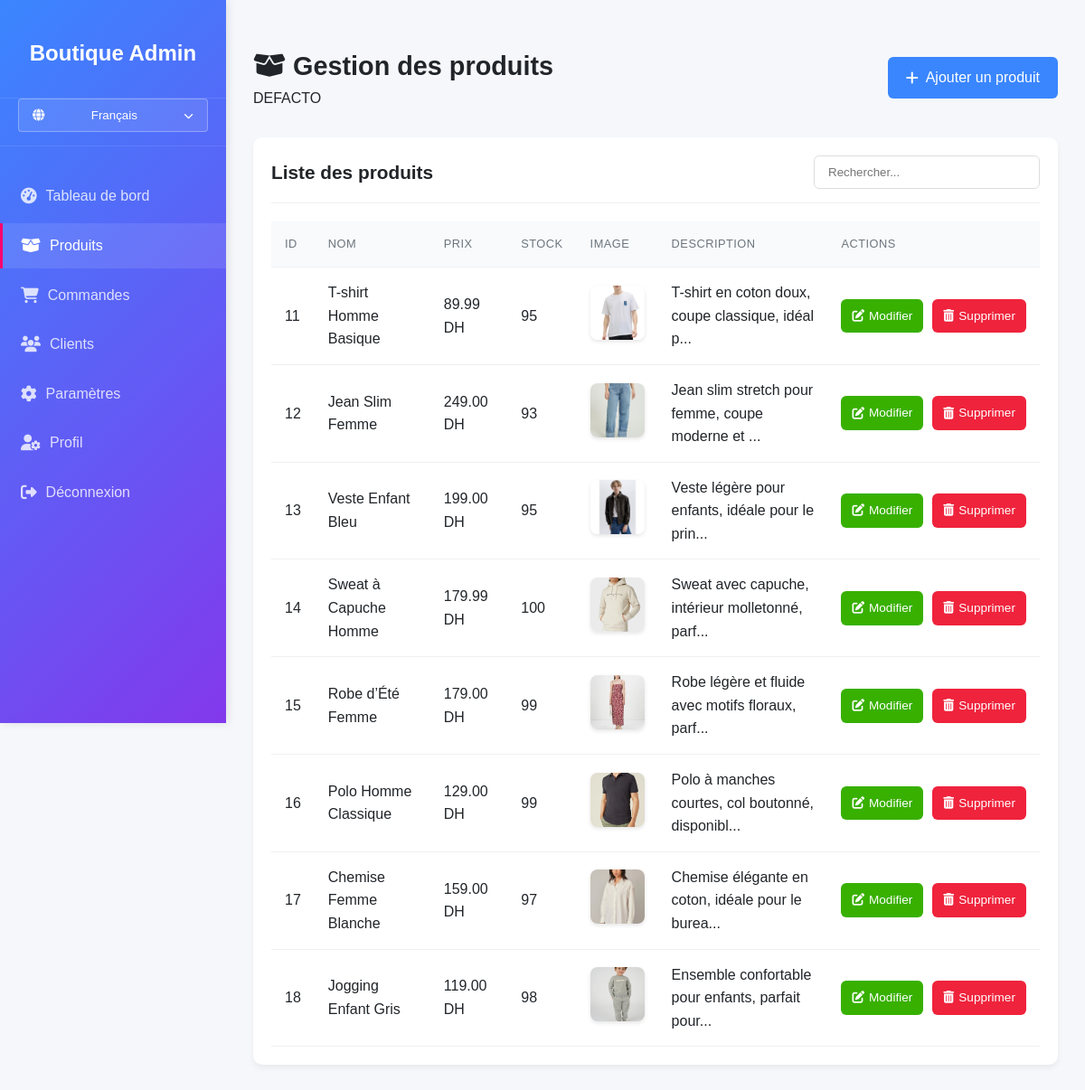
The page /admin_produits.php (signed in) on the database its author committed.
### tables this page shows
CREATE TABLE `boutiques` (
  `id` int(11) NOT NULL,
  `nom` varchar(100) NOT NULL,
  `description` text DEFAULT NULL,
  `logo` varchar(255) DEFAULT NULL,
  `adresse` text DEFAULT NULL,
  `telephone` varchar(20) DEFAULT NULL,
  `email` varchar(100) DEFAULT NULL,
  `created_at` timestamp NOT NULL DEFAULT current_timestamp(),
  `boutique_image` varchar(255) DEFAULT NULL,
  `admin_email` varchar(100) DEFAULT NULL,
  `admin_password` varchar(255) DEFAULT NULL,
  `facebook` varchar(255) DEFAULT NULL,
  `instagram` varchar(255) DEFAULT NULL,
  `twitter` varchar(255) DEFAULT NULL,
  `pinterest` varchar(255) DEFAULT NULL
);

CREATE TABLE `produits` (
  `id` int(11) NOT NULL,
  `nom` varchar(100) DEFAULT NULL,
  `prix` decimal(10,2) DEFAULT NULL,
  `image` varchar(255) DEFAULT NULL,
  `description` text DEFAULT NULL,
  `stock` int(11) DEFAULT NULL,
  `boutique_id` int(11) NOT NULL
);

### admin_produits.php (the view, shortened to what this page needs)
<?php
$boutique_id = $_SESSION['boutique_id'];
$lang = $_SESSION['lang'];
require 'config.php';
$stmt = $conn->prepare("SELECT * FROM produits WHERE boutique_id = ?");
$stmt->execute([$boutique_id]);
$produits = $stmt->fetchAll(PDO::FETCH_ASSOC);
$stmt = $conn->prepare("SELECT * FROM boutiques WHERE id = ?");
$stmt->execute([$boutique_id]);
$boutique = $stmt->fetch();
?>
<!DOCTYPE html>
<html lang="<?= $lang ?>" dir="<?= $lang === 'ar' ? 'rtl' : 'ltr' ?>">
<head>
    <link rel="stylesheet" href="https://cdnjs.cloudflare.com/ajax/libs/font-awesome/6.4.0/css/all.min.css">
</head>
<body>
    <div class="admin-container">
        <div class="sidebar">
            <div class="logo">
                <h2><?= $lang === 'ar' ? 'المتجر الإداري' : 'Boutique Admin' ?></h2>
            </div>
            <div class="language-switcher-sidebar">
                <button class="language-btn-sidebar">
                    <i class="fas fa-globe"></i>
                    <?= $lang === 'ar' ? 'العربية' : 'Français' ?>
                    <i class="fas fa-chevron-down"></i>
                </button>
            </div>
            <nav class="nav-menu">
                <div class="nav-item">
                    <a href="admin.php" class="nav-link">
                        <i class="fas fa-tachometer-alt"></i>
                        <span><?= $lang === 'ar' ? 'لوحة التحكم' : 'Tableau de bord' ?></span>
                    </a>
                </div>
                <div class="nav-item">
                    <a href="admin_produits.php" class="nav-link active">
                        <i class="fas fa-box-open"></i>
                        <span><?= $lang === 'ar' ? 'المنتجات' : 'Produits' ?></span>
                    </a>
                </div>
                <div class="nav-item">
                    <a href="commandes.php" class="nav-link">
                        <i class="fas fa-shopping-cart"></i>
                        <span><?= $lang === 'ar' ? 'الطلبات' : 'Commandes' ?></span>
                    </a>
                </div>
                <div class="nav-item">
                    <a href="clients.php" class="nav-link">
                        <i class="fas fa-users"></i>
                        <span><?= $lang === 'ar' ? 'العملاء' : 'Clients' ?></span>
                    </a>
                </div>
                <div class="nav-item">
    <a href="admin_parameters.php" class="nav-link">
        <i class="fas fa-cog"></i>
        <span><?= $lang === 'ar' ? 'الإعدادات' : 'Paramètres' ?></span>
    </a>
</div>
<div class="nav-item">
                    <a href="admin_profile.php" class="nav-link ">
                        <i class="fas fa-user-cog"></i>
                        <span><?= $lang === 'ar' ? 'الملف الشخصي' : 'Profil' ?></span>
                    </a>
                </div>
                <div class="nav-item">
                    <a href="logout.php" class="nav-link">
                        <i class="fas fa-sign-out-alt"></i>
                        <span><?= $lang === 'ar' ? 'تسجيل الخروج' : 'Déconnexion' ?></span>
                    </a>
                </div>
            </nav>
        </div>
        <div class="main-content">
            <div class="header">
                <div>
                    <h1 class="page-title">
                        <i class="fas fa-box-open"></i> <?= $lang === 'ar' ? 'إدارة المنتجات' : 'Gestion des produits' ?>
                    </h1>
                    <p><?= htmlspecialchars($boutique['nom']) ?></p>
                </div>
                <div class="user-info">
                    <a href="ajouter_produit.php" class="btn btn-primary">
                        <i class="fas fa-plus"></i> <?= $lang === 'ar' ? 'إضافة منتج' : 'Ajouter un produit' ?>
                    </a>
                </div>
            </div>
            <div class="card">
                <div class="card-header">
                    <h2 class="card-title"><?= $lang === 'ar' ? 'قائمة المنتجات' : 'Liste des produits' ?></h2>
                    <div class="actions">
                        <input type="text" class="search-input" placeholder="<?= $lang === 'ar' ? 'بحث...' : 'Rechercher...' ?>">
                    </div>
                </div>
                <div class="table-responsive">
                    <table>
                        <thead>
                            <tr>
                                <th><?= $lang === 'ar' ? 'المعرف' : 'ID' ?></th>
                                <th><?= $lang === 'ar' ? 'الاسم' : 'Nom' ?></th>
                                <th><?= $lang === 'ar' ? 'السعر' : 'Prix' ?></th>
                                <th><?= $lang === 'ar' ? 'الكمية المتاحة' : 'Stock' ?></th>
                                <th><?= $lang === 'ar' ? 'الصورة' : 'Image' ?></th>
                                <th><?= $lang === 'ar' ? 'الوصف' : 'Description' ?></th>
                                <th><?= $lang === 'ar' ? 'الإجراءات' : 'Actions' ?></th>
                            </tr>
                        </thead>
                        <tbody>
                            <?php if (empty($produits)): ?>
                            <tr>
                                <td colspan="7" style="text-align: center;"><?= $lang === 'ar' ? 'لا توجد منتجات متاحة' : 'Aucun produit disponible' ?></td>
                            </tr>
                            <?php else: ?>
                            <?php foreach ($produits as $p): ?>
                            <tr>
                                <td><?= $p['id'] ?></td>
                                <td><?= htmlspecialchars($p['nom']) ?></td>
                                <td><?= number_format($p['prix'], 2) ?> DH</td>
                                <td><?= number_format($p['stock']) ?></td>
                                <td>
                                    <?php if (!empty($p['image'])): ?>
                                    <img src="<?= htmlspecialchars($p['image']) ?>" alt="<?= htmlspecialchars($p['nom']) ?>" class="product-image">
                                    <?php else: ?>
                                    <span><?= $lang === 'ar' ? 'لا توجد صورة' : 'Pas d\'image' ?></span>
                                    <?php endif; ?>
                                </td>
                                <td><?= htmlspecialchars(mb_strimwidth($p['description'], 0, 50, '...')) ?></td>
                                <td>
                                    <div class="actions">
                                        <a href="modifier_produit.php?id=<?= $p['id'] ?>" class="action-btn edit-btn">
                                            <i class="fas fa-edit"></i> <?= $lang === 'ar' ? 'تعديل' : 'Modifier' ?>
                                        </a>
                                        <a href="supprimer_produit.php?id=<?= $p['id'] ?>" class="action-btn delete-btn" onclick="return confirm('<?= $lang === 'ar' ? 'هل أنت متأكد من الحذف؟' : 'Êtes-vous sûr de vouloir supprimer ?' ?>')">
                                            <i class="fas fa-trash-alt"></i> <?= $lang === 'ar' ? 'حذف' : 'Supprimer' ?>
                                        </a>
                                    </div>
                                </td>
                            </tr>
                            <?php endforeach; ?>
                            <?php endif; ?>
                        </tbody>
                    </table>
                </div>
            </div>
        </div>
    </div>
</body>
</html>

### admin_produits.php (style rules this page uses)
:root { --primary: #3a86ff; --secondary: #8338ec; --accent: #ff006e; --light: #f8f9fa; --dark: #212529; --success: #38b000; --warning: #ffbe0b; --danger: #ef233c; --gray: #6c757d; --bg: #f5f7fa; }
* { margin: 0; padding: 0; box-sizing: border-box; }
body { font-family: 'Poppins', sans-serif; background: var(--bg); color: var(--dark); line-height: 1.6; }
.admin-container { display: flex; min-height: 100vh; }
.sidebar { width: 250px; background: linear-gradient(135deg, var(--primary), var(--secondary)); color: white; padding: 20px 0; box-shadow: 2px 0 10px rgba(0,0,0,0.1); position: fixed; height: 100vh; overflow-y: auto; z-index: 1000; transition: transform 0.3s ease; left: 0; transform: translateX(-100%); }
.logo { text-align: center; padding: 20px 0 30px; border-bottom: 1px solid rgba(255,255,255,0.1); }
.logo h2 { font-size: 1.5rem; font-weight: 600; }
.nav-menu { margin-top: 30px; }
.nav-item { margin-bottom: 5px; }
.nav-link { display: flex; align-items: center; padding: 12px 20px; color: rgba(255,255,255,0.8); text-decoration: none; transition: all 0.3s; border-left: 3px solid transparent; }
.nav-link:hover, .nav-link.active { background: rgba(255,255,255,0.1); color: white; border-left: 3px solid var(--accent); }
.nav-link i { margin-right: 10px; font-size: 1.1rem; }
.main-content { flex: 1; padding: 30px; margin-left: 250px; width: calc(100% - 250px); transition: margin-left 0.3s; }
.header { display: flex; justify-content: space-between; align-items: center; margin-bottom: 30px; margin-top: 20px; }
.page-title { font-size: 1.8rem; color: var(--dark); font-weight: 600; }
.user-info { display: flex; align-items: center; gap: 15px; }
.card { background: white; border-radius: 10px; box-shadow: 0 4px 6px rgba(0,0,0,0.05); padding: 20px; margin-bottom: 30px; }
.card-header { display: flex; justify-content: space-between; align-items: center; margin-bottom: 20px; padding-bottom: 15px; border-bottom: 1px solid #eee; }
.card-title { font-size: 1.3rem; font-weight: 600; }
.table-responsive { overflow-x: auto; }
table { width: 100%; border-collapse: collapse; }
th, td { padding: 15px; text-align: left; border-bottom: 1px solid #f0f0f0; }
th { background-color: #f8fafc; color: var(--gray); font-weight: 500; text-transform: uppercase; font-size: 0.8rem; letter-spacing: 0.5px; }
.product-image { width: 60px; height: 60px; object-fit: cover; border-radius: 8px; box-shadow: 0 2px 4px rgba(0,0,0,0.1); }
.btn { display: inline-flex; align-items: center; gap: 8px; padding: 10px 20px; border-radius: 6px; text-decoration: none; font-weight: 500; transition: all 0.3s; border: none; cursor: pointer; }
.btn-primary { background: var(--primary); color: white; }
.actions { display: flex; gap: 10px; }
.action-btn { display: inline-flex; align-items: center; gap: 5px; padding: 8px 12px; border-radius: 6px; font-size: 0.85rem; text-decoration: none; transition: all 0.2s; }
.edit-btn { background: var(--success); color: white; }
.delete-btn { background: var(--danger); color: white; }
.search-input { padding: 10px 15px; border-radius: 6px; border: 1px solid #ddd; min-width: 250px; transition: all 0.3s; }
.language-switcher-sidebar { position: relative; padding: 0 20px 15px; border-bottom: 1px solid rgba(255,255,255,0.1); }
.language-btn-sidebar { width: 100%; background: rgba(255,255,255,0.1); color: white; border: 1px solid rgba(255,255,255,0.3); border-radius: 4px; padding: 10px 15px; display: flex; align-items: center; justify-content: space-between; cursor: pointer; transition: all 0.3s; }
.language-btn-sidebar i { margin-right: 8px; }
.language-btn-sidebar .fa-chevron-down { margin-right: 0; margin-left: 8px; font-size: 0.8em; }

### rows shown on the page
boutiques: nom "DEFACTO"
produits: id "11", nom "T-shirt Homme Basique", prix "89.99", stock "95", image (picture), description "T-shirt en coton doux, coupe classique, idéal p..."
produits: id "12", nom "Jean Slim Femme", prix "249.00", stock "93", image (picture), description "Jean slim stretch pour femme, coupe moderne et ..."
produits: id "13", nom "Veste Enfant Bleu", prix "199.00", stock "95", image (picture), description "Veste légère pour enfants, idéale pour le prin..."
produits: id "14", nom "Sweat à Capuche Homme", prix "179.99", stock "100", image (picture), description "Sweat avec capuche, intérieur molletonné, parf..."
produits: id "15", nom "Robe d’Été Femme", prix "179.00", stock "99", image (picture), description "Robe légère et fluide avec motifs floraux, parf..."
produits: id "16", nom "Polo Homme Classique", prix "129.00", stock "99", image (picture), description "Polo à manches courtes, col boutonné, disponibl..."
produits: id "17", nom "Chemise Femme Blanche", prix "159.00", stock "97", image (picture), description "Chemise élégante en coton, idéale pour le burea..."
produits: id "18", nom "Jogging Enfant Gris", prix "119.00", stock "98", image (picture), description "Ensemble confortable pour enfants, parfait pour..."
